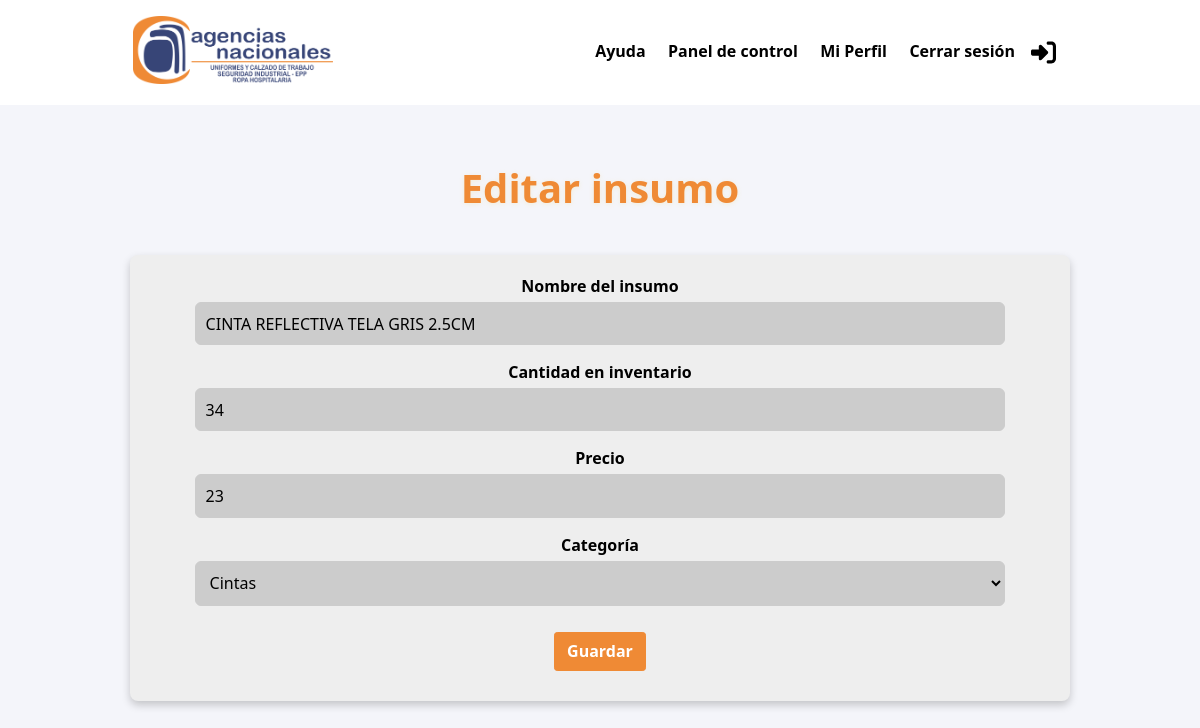
The app's page /inventario/insumos/editar/1/ (signed in), older data.
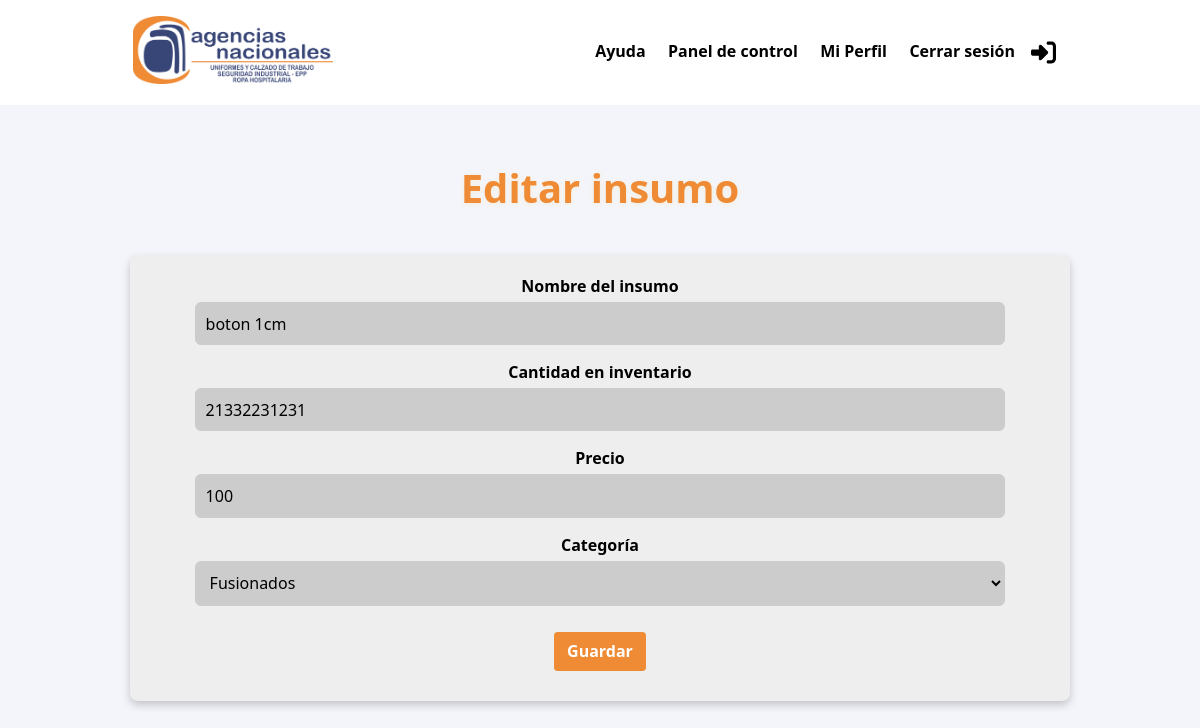
The same page, newer data.
### apps/inventario/models.py (models this page shows, shortened)
class Insumos(models.Model):
    ID = models.AutoField(primary_key=True)
    descripcion = models.CharField(max_length=200)
    inventario = models.DecimalField(decimal_places=0 , max_digits=20)
    precio = models.DecimalField(max_digits=12, decimal_places=0)
    fecha_edicion = models.DateField(auto_now=True)
    categoria = models.CharField(max_length=50, choices=CATEGORIA)

### apps/inventario/views.py (the view)
# urls.py: path('inventario/insumos/editar/<int:insumoID>/', InsumosUpdateView.as_view(), name='insumos_editar'),
class InsumosUpdateView(LoginRequiredMixin, UpdateView):
    model = Insumos
    form_class = InsumosForm
    template_name = 'inventario/insumos_editar.html'
    context_object_name = 'insumo'
    login_url = "login"
    success_url = reverse_lazy('insumos_home')
    pk_url_kwarg = 'insumoID'

### apps/inventario/forms.py
class InsumosForm(forms.ModelForm):
    class Meta:
        model = Insumos
        fields = [
            'descripcion',
            'inventario',
            'precio',
            'fecha_edicion',
            'categoria']
        labels = {
            'descripcion': 'Nombre del insumo',
            'inventario': 'Cantidad en inventario',
            'precio': 'Precio',
            'fecha_edicion': 'Fecha de edición',
            'categoria': 'Categoría',
        }
        exclude = ['fecha_edicion']
        widgets = {
            'descripcion': forms.TextInput(attrs={'class': 'input-user'}),
            'inventario': forms.NumberInput(attrs={'class': 'input-user'}),
            'precio': forms.NumberInput(attrs={'class': 'input-user', 'step': '0.01'}),
            'fecha_edicion': forms.DateInput(attrs={'class': 'input-user', 'type': 'date'}),
            'categoria': forms.Select(attrs={'class': 'input-user'}),
        }

### templates/inventario/insumos_editar.html (shortened to what this page needs)
{% extends 'main/index.html' %}
{% block styles %}
{{ block.super }}
{% endblock %}
{% block content %}
<div class="space">
  <h2>Editar insumo</h2>
  <form method="post">
    <div class="form-group">
      {% for field in form %}
        <div class="mb-3">
          <label for="{{ field.id_for_label }}" class="form-label">{{ field.label }}</label>
          {{ field }}
        </div>
      {% endfor %}
    </div>
    <button type="submit" class="btn btn-primary">Guardar</button>
  </form>
</div>
{% endblock %}

Row changes from the older to the newer data that the page shows:
changed Insumos: descripcion "CINTA REFLECTIVA TELA GRIS 2.5CM" → "boton 1cm"; inventario "34" → "21332231231"; precio "23" → "100"; categoria "Cintas" → "Fusionados"
